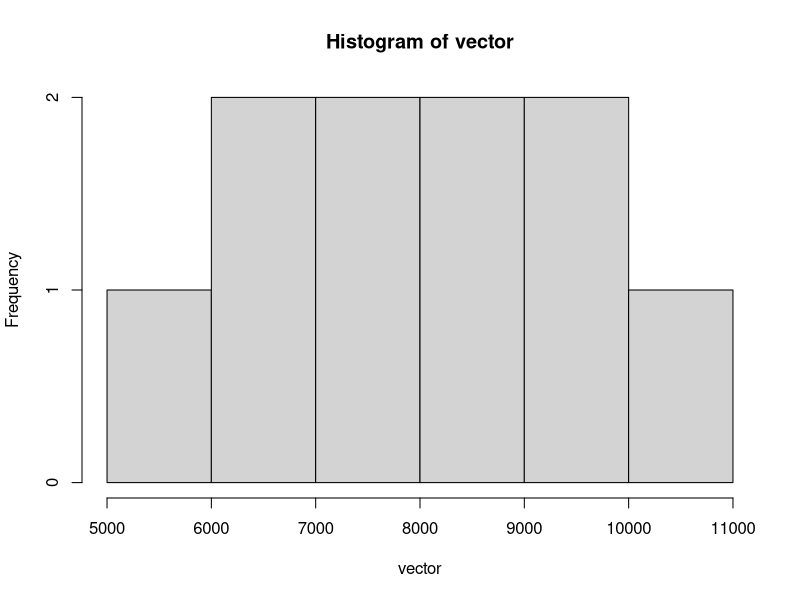
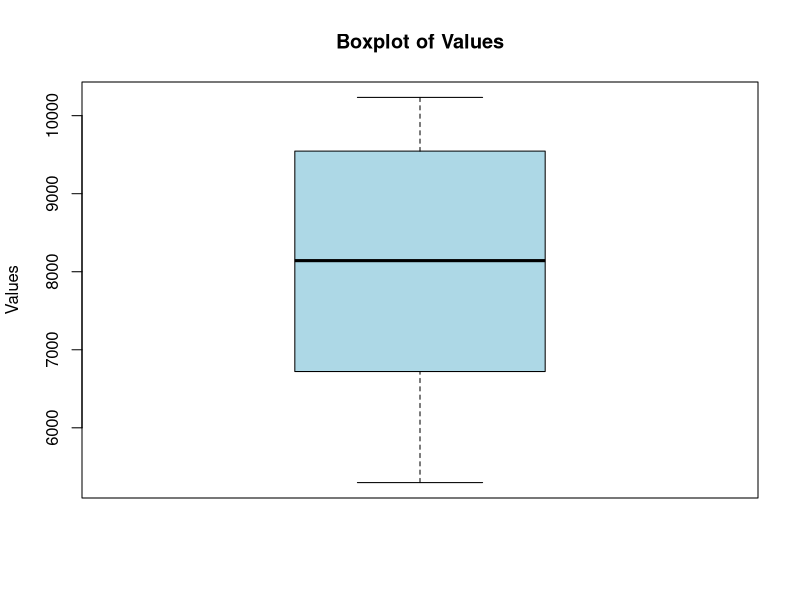
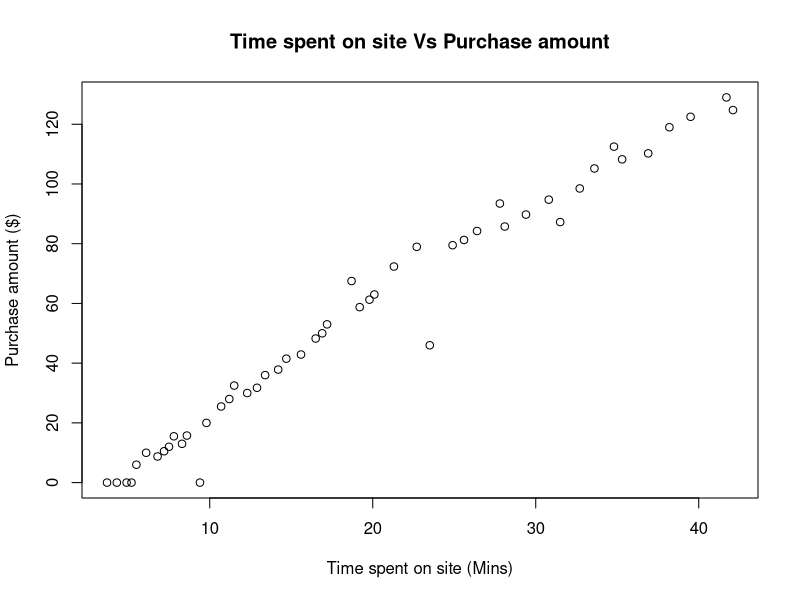
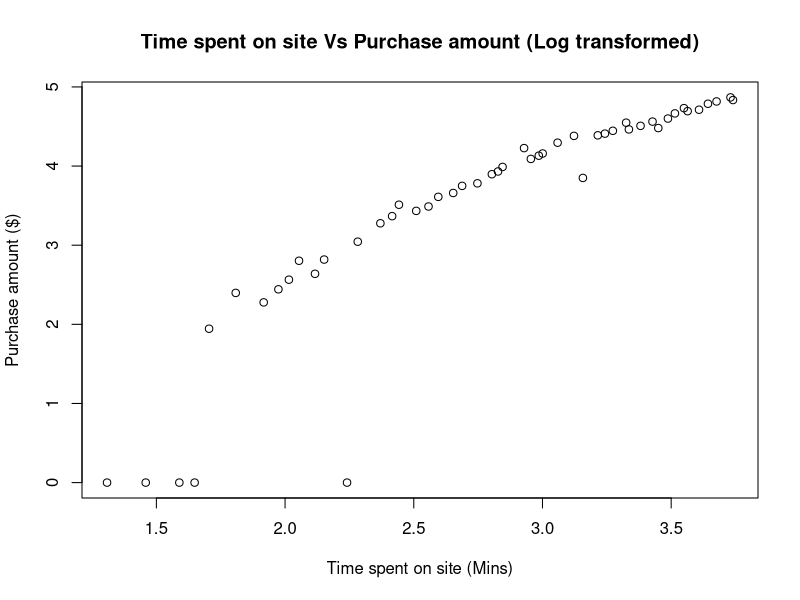
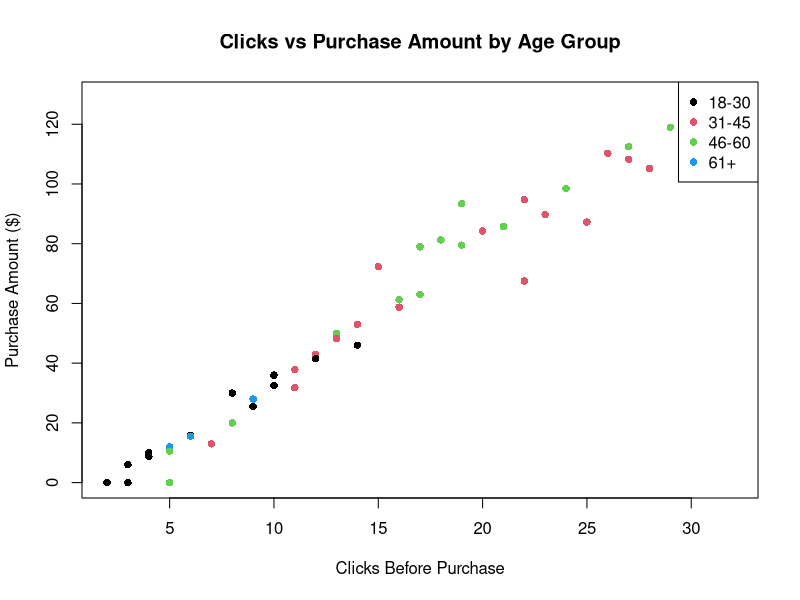

Write R code to recreate these figures, in order.
## ---- chunk 1
knitr::opts_chunk$set(echo = FALSE)
## ---- chunk 2
vector <- c(8453, 6721, 9546, 7832, 5298, 10234, 8765, 7123, 9871, 6540)
vector
## ---- chunk 3
vector_mean <- mean(vector)
vector_std <- sd(vector)
vector_mean
vector_std
## ---- chunk 4
vector_median <- median(vector)
vector_median
## ---- chunk 5
vector <- c(8453, 6721, 9546, 7832, 5298, 10234, 8765, 7123, 9871, 6540)
hist(vector)
## ---- chunk 6
vector <- c(8453, 6721, 9546, 7832, 5298, 10234, 8765, 7123, 9871, 6540)
boxplot(vector, main = "Boxplot of Values", ylab = "Values", col = "lightblue")
## ---- chunk 7
customer_data <- read.csv('DATA/DATA101_Assignment1_Data_customer_data_2025.csv')
Xs <- customer_data$time_on_sit # TODO
Ys <- customer_data$purchase_amount #TODO
plot(Xs, Ys, xlab = 'Time spent on site (Mins)', ylab = 'Purchase amount ($)', main = 'Time spent on site Vs Purchase amount')

## ---- chunk 8
customer_data <- read.csv('DATA/DATA101_Assignment1_Data_customer_data_2025.csv')
log_time <- log(customer_data$time_on_site)
log_purchase <- log(customer_data$purchase_amount+1)
plot(log_time, log_purchase, xlab = 'Time spent on site (Mins)', ylab = 'Purchase amount ($)', main = 'Time spent on site Vs Purchase amount (Log transformed)')
## ---- chunk 9
customer_data <- read.csv('DATA/DATA101_Assignment1_Data_customer_data_2025.csv')
age <- customer_data$age
age_group <- cut(
  age,
  breaks = c(18, 30, 45, 60, Inf),
  labels = c("18-30", "31-45", "46-60", "61+"),
  right = TRUE
)
clicks_before_purchase <- customer_data$clicks_before_purchase
purchase_amount <- customer_data$purchase_amount
age_colors <- as.numeric(age_group)
plot(
  clicks_before_purchase, purchase_amount,
  col = age_colors,
  pch = 16,
  xlab = "Clicks Before Purchase",
  ylab = "Purchase Amount ($)",
  main = "Clicks vs Purchase Amount by Age Group"
)

legend("topright", legend = levels(age_group), pch=16, col = 1:4)
## ---- chunk 10
purchase_amount = 2.75 * (25^0.65) * (35^0.12) * (0.95^11)
